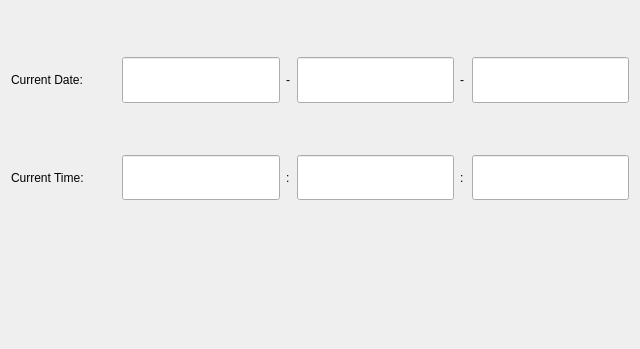
<?xml version="1.0" encoding="UTF-8"?>
<ui version="4.0">
 <class>TimePageClass</class>
 <widget class="QWidget" name="TimePageClass">
  <property name="geometry">
   <rect>
    <x>0</x>
    <y>0</y>
    <width>640</width>
    <height>349</height>
   </rect>
  </property>
  <property name="windowTitle">
   <string>Form</string>
  </property>
  <layout class="QGridLayout" name="gridLayout">
   <item row="0" column="0">
    <layout class="QVBoxLayout" name="verticalLayout" stretch="1,1,1,1,1,1,1">
     <item>
      <spacer name="verticalSpacer">
       <property name="orientation">
        <enum>Qt::Vertical</enum>
       </property>
       <property name="sizeHint" stdset="0">
        <size>
         <width>20</width>
         <height>40</height>
        </size>
       </property>
      </spacer>
     </item>
     <item>
      <layout class="QHBoxLayout" name="horizontalLayout_2" stretch="20,30,1,30,1,30">
       <item>
        <widget class="QLabel" name="label_3">
         <property name="sizePolicy">
          <sizepolicy hsizetype="Expanding" vsizetype="Expanding">
           <horstretch>0</horstretch>
           <verstretch>0</verstretch>
          </sizepolicy>
         </property>
         <property name="text">
          <string>Current Date:</string>
         </property>
        </widget>
       </item>
       <item>
        <widget class="EditCtrl" name="yearEdit">
         <property name="sizePolicy">
          <sizepolicy hsizetype="Expanding" vsizetype="Expanding">
           <horstretch>0</horstretch>
           <verstretch>0</verstretch>
          </sizepolicy>
         </property>
        </widget>
       </item>
       <item>
        <widget class="QLabel" name="label_8">
         <property name="text">
          <string>-</string>
         </property>
        </widget>
       </item>
       <item>
        <widget class="EditCtrl" name="monthEdit">
         <property name="sizePolicy">
          <sizepolicy hsizetype="Expanding" vsizetype="Expanding">
           <horstretch>0</horstretch>
           <verstretch>0</verstretch>
          </sizepolicy>
         </property>
        </widget>
       </item>
       <item>
        <widget class="QLabel" name="label_17">
         <property name="text">
          <string>-</string>
         </property>
        </widget>
       </item>
       <item>
        <widget class="EditCtrl" name="dayEdit">
         <property name="sizePolicy">
          <sizepolicy hsizetype="Expanding" vsizetype="Expanding">
           <horstretch>0</horstretch>
           <verstretch>0</verstretch>
          </sizepolicy>
         </property>
        </widget>
       </item>
      </layout>
     </item>
     <item>
      <spacer name="verticalSpacer_2">
       <property name="orientation">
        <enum>Qt::Vertical</enum>
       </property>
       <property name="sizeHint" stdset="0">
        <size>
         <width>20</width>
         <height>40</height>
        </size>
       </property>
      </spacer>
     </item>
     <item>
      <layout class="QHBoxLayout" name="horizontalLayout_4" stretch="20,30,1,30,1,30">
       <item>
        <widget class="QLabel" name="label_6">
         <property name="sizePolicy">
          <sizepolicy hsizetype="Expanding" vsizetype="Expanding">
           <horstretch>0</horstretch>
           <verstretch>0</verstretch>
          </sizepolicy>
         </property>
         <property name="text">
          <string>Current Time:</string>
         </property>
        </widget>
       </item>
       <item>
        <widget class="EditCtrl" name="hourEdit">
         <property name="sizePolicy">
          <sizepolicy hsizetype="Expanding" vsizetype="Expanding">
           <horstretch>0</horstretch>
           <verstretch>0</verstretch>
          </sizepolicy>
         </property>
        </widget>
       </item>
       <item>
        <widget class="QLabel" name="label_9">
         <property name="text">
          <string>:</string>
         </property>
        </widget>
       </item>
       <item>
        <widget class="EditCtrl" name="minEdit">
         <property name="sizePolicy">
          <sizepolicy hsizetype="Expanding" vsizetype="Expanding">
           <horstretch>0</horstretch>
           <verstretch>0</verstretch>
          </sizepolicy>
         </property>
        </widget>
       </item>
       <item>
        <widget class="QLabel" name="label_18">
         <property name="text">
          <string>:</string>
         </property>
        </widget>
       </item>
       <item>
        <widget class="EditCtrl" name="secEdit">
         <property name="sizePolicy">
          <sizepolicy hsizetype="Expanding" vsizetype="Expanding">
           <horstretch>0</horstretch>
           <verstretch>0</verstretch>
          </sizepolicy>
         </property>
        </widget>
       </item>
      </layout>
     </item>
     <item>
      <spacer name="verticalSpacer_4">
       <property name="orientation">
        <enum>Qt::Vertical</enum>
       </property>
       <property name="sizeHint" stdset="0">
        <size>
         <width>20</width>
         <height>40</height>
        </size>
       </property>
      </spacer>
     </item>
     <item>
      <spacer name="verticalSpacer_5">
       <property name="orientation">
        <enum>Qt::Vertical</enum>
       </property>
       <property name="sizeHint" stdset="0">
        <size>
         <width>20</width>
         <height>40</height>
        </size>
       </property>
      </spacer>
     </item>
     <item>
      <spacer name="verticalSpacer_3">
       <property name="orientation">
        <enum>Qt::Vertical</enum>
       </property>
       <property name="sizeHint" stdset="0">
        <size>
         <width>20</width>
         <height>40</height>
        </size>
       </property>
      </spacer>
     </item>
    </layout>
   </item>
  </layout>
 </widget>
 <customwidgets>
  <customwidget>
   <class>EditCtrl</class>
   <extends>QLineEdit</extends>
   <header>editctrl.h</header>
  </customwidget>
 </customwidgets>
 <resources/>
 <connections/>
</ui>
